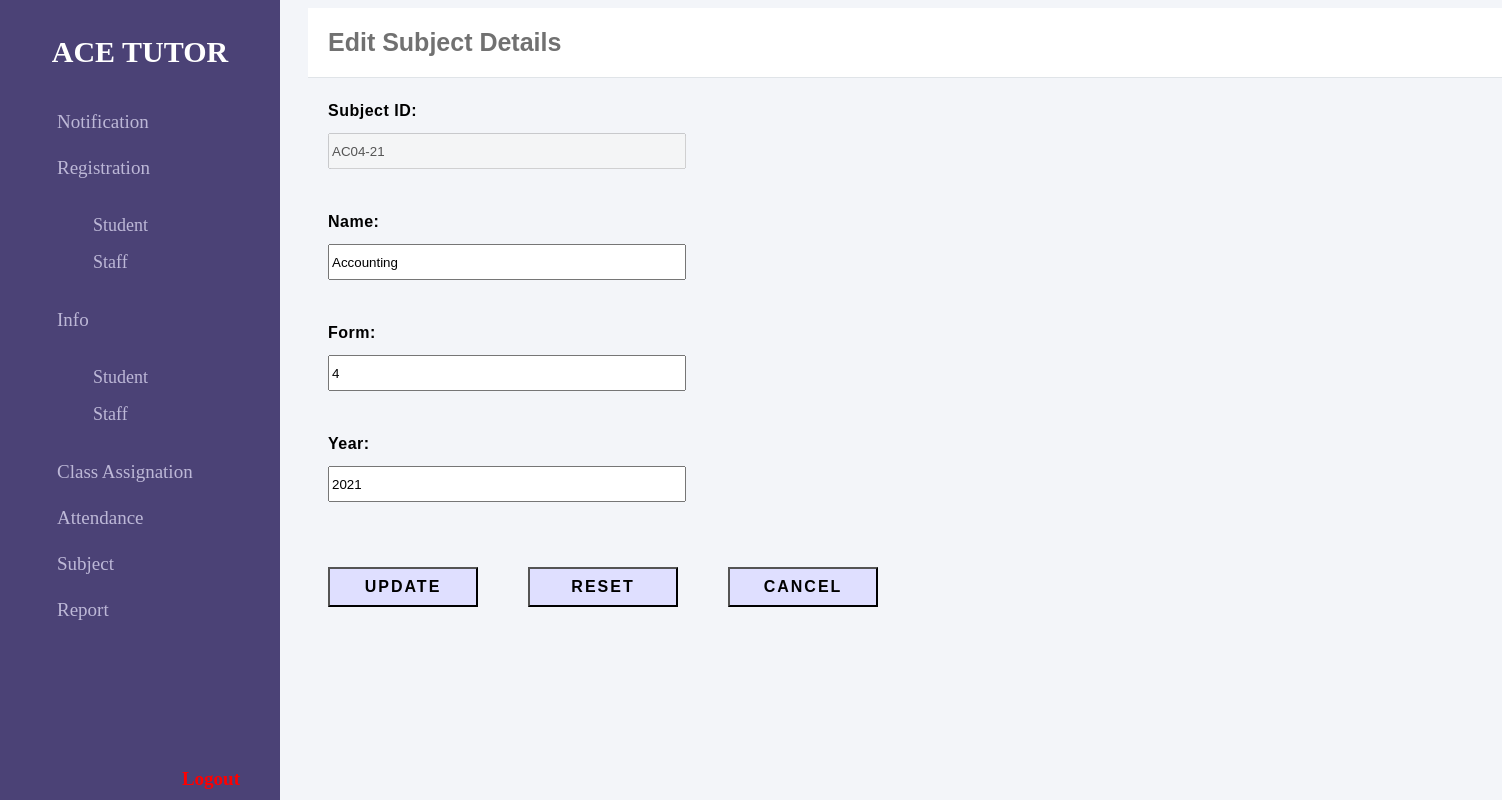
Page /acetutor/edit_subject.php?id=AC04-21 on the committed database.
### tables this page shows
CREATE TABLE IF NOT EXISTS `subject` (
  `JID` varchar(7) NOT NULL,
  `Name` varchar(30) NOT NULL,
  `Form` int(1) NOT NULL,
  `Year` int(4) NOT NULL,
  PRIMARY KEY (`JID`)
);

### acetutor/edit_subject.php (the view, shortened to what this page needs)
<!DOCTYPE html>
<html lang="en">
<head>
<link rel="stylesheet" href="stylea.css"/>
</head>
<body>
<div class="sidenav">
	<div class="sidebar">
	<h2>ACE Tutor</h2>
	<?php $thisMonth = intVal(date("m"));?>
	<a href="AdminNotification.php?month=<?php echo $thisMonth; ?>"><i class="fas fa-bell"></i>Notification</a>
	<a><i class="fas fa-user-plus"></i>Registration</a>
		<ul>
		<li><a href="RegStu.php"><i class="fas fa-user"></i>Student</a></li>
		<li><a href="RegTea.php"><i class="fas fa-user-tie"></i>Staff</a></li>
		</ul>
	<a><i class="fas fa-user-edit"></i>Info</a>
		<ul>
		<li><a href="InfoStu.php"><i class="fas fa-user"></i>Student</a></li>
		<li><a href="InfoTea.php"><i class="fas fa-user-tie"></i>Staff</a></li>
		</ul>
	<a href="ClassAssign.php"><i class="fas fa-chalkboard-teacher"></i>Class Assignation</a>
	<a href="Attendance.php"><i class="fas fa-calendar-alt"></i>Attendance</a>
	<a href="Subject.php"><i class="far fa-list-alt"></i>Subject</a>
	<div class="report">
	<a href="#"><i class="far fa-file-alt"></i>Report<i class="fas fa-angle-down"></i></a>
	</div>
	<div class="logout">
		<a onclick="logout()"><i class="fas fa-lock-open"></i>Logout</a>
	</div>
	</div>
</div>
<div class="main">
	<div class="header"> Edit Subject Details </div>
	<div class="info">
		<?php
		include("conn.php");
		$id = $_GET['id'];
		$result = mysqli_query($con, "SELECT name, form, year FROM subject WHERE jid ='$id';");
		while($row = mysqli_fetch_array($result)){
 		echo "<form action=\"update_subject.php\" method=\"post\">";
 		echo "<label>Subject ID:</label> <input type=\"text\" name=\"jid\" disabled=\"disabled\" value=" .$id. ">";
		echo "<label>Name:</label> <input type=\"text\" name=\"name\" required=\"required\" value=" .$row['name']. ">";
		echo "<label>Form:</label><input type=\"number\" name=\"form\" required=\"required\" value=" .$row['form']. ">";
		echo "<label>Year:</label><input type=\"number\" name=\"year\" required=\"required\" value=" .$row['year']. ">";
		echo "<br><br>";
		echo "<input type=\"submit\" value=\"Update\" name=\"update\">";
		echo "<input type=\"reset\" value=\"Reset\">";
		echo "<input type=\"submit\" value=\"Cancel\" name=\"cancel\">";
		echo "</form>";
		}
		?>
	</div>
</div>
</body>
</html>

### acetutor/stylea.css (style rules this page uses)
.sidenav { height:100%; width: 280px; position:fixed; z-index:1; top:0; left:0; background-color: #4b4276; overflow:hidden; padding-top:10px; }
.sidenav .sidebar h2 { color: white; text-transform:uppercase; text-align:center; margin-bottom:30px; font-size: 30px; }
.sidenav .sidebar a { padding: 12px; font-size: 19px; color:#bdb8d7; display:block; text-decoration:none; }
.sidenav .sidebar ul li { list-style-type:none; }
.sidenav .sidebar ul li a { font-size:18px; padding: 8px; }
.sidenav .sidebar a .fas { width:25px; padding-right: 10px; padding-left:10px; }
.sidenav .sidebar a .far { width:25px; padding-right: 10px; padding-left: 10px; }
.sidenav .sidebar .report a .fas { margin-left: 100px; }
.sidenav .sidebar .logout { position:fixed; text-align: right; color:#4b4276; width:250px; bottom:0px; }
.sidenav .sidebar .logout a { padding: 10px; font-size: 19px; font-weight:bold; color: red; display:block; text-decoration:none; }
.sidenav .sidebar .logout a .fas { width:25px; padding-left: 10px; }
.main { width:100%; margin-left: 300px; font-family: 'Source Sans Pro', sans-serif; }
.main .header { padding: 20px; font-size: 25px; background:white; color: #717171; border-bottom: 1px solid #e0e4e8; font-weight:bold; }
.main .info { margin: 20px; line-height: 25px; }

### acetutor/edit_subject.php (style rules this page uses)
h2 { color:#0000CC; }
form { letter-spacing:0.5px; }
label { display:block; font-weight: bold; margin-bottom: 10px; }
input[type=text], [type=number] { height:30px; width: 350px; margin-bottom: 40px; }
input[type=reset], [type=submit] { background-color:#DFDFFF; margin-right: 50px; height: 40px; width: 150px; font-weight:bold; font-size:medium; text-transform:uppercase; letter-spacing:2px; text-decoration:none; }

### rows in the picture
subject: name "Accounting", form "4", year "2021"
